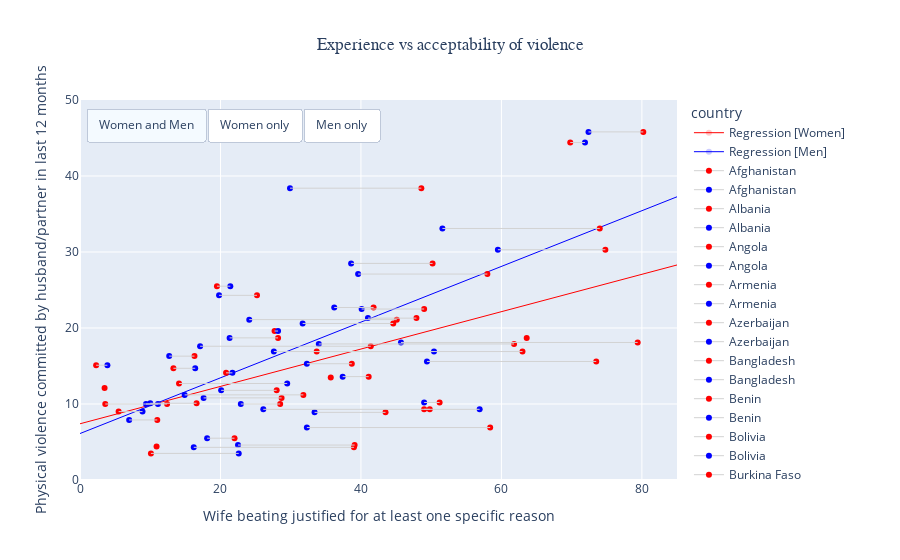

The cell this chart's notebook holds for it:
### Code cell
# Scatter plot of  xperience vs acceptability of violence
from sklearn.linear_model import LinearRegression

# Data selection
x = "Wife beating justified for at least one specific reason"
y = "Physical violence committed by husband/partner in last 12 months"
colors = ['red','blue']

# Figure layout
fig = go.Figure(layout=dict(height=600,
                           xaxis=dict( title=x),
                           yaxis=dict( title=y),
                           legend=dict( title='country'),
                           title='Experience vs acceptability of violence'))
xlim = np.array([0,85])
ylim = np.array([0,50])
trace_flag = [] # flagging info for visualization: 0 for women, 1 for men, 2 for both

# Compute and plot regression lines
model = LinearRegression()
for i, gender in enumerate([" [Women]", " [Men]"]):
    df_fit = df[[x + gender, y]].dropna()
    X = df_fit[x + gender].values.reshape(-1, 1)
    model.fit(X, df_fit[y])

    x_range = xlim
    y_range = model.predict(x_range.reshape(-1, 1))    
    fig.add_traces(go.Scatter(x=x_range, y=y_range, 
                              name='Regression' + gender, 
                              line=dict(color=colors[i],width=1),
                              marker=dict(opacity=0)),
                              )  
    trace_flag.append(i)
    
# Plot points for Women, Men and 
for i in range(df.shape[0]): # loop over countries
    fig.add_trace(go.Scatter(x=df[[x + " [Women]"]].iloc[i], 
                            y=[df[y].iloc[i]], 
                            marker=dict(color=['Red']),
                             line=dict(color='rgb(210,210,210)',width=1),
                            name=df['Country'].iloc[i],
                            ))
    trace_flag.append(0)
    
    fig.add_trace(go.Scatter(x=df[[x + " [Men]"]].iloc[i], 
                            y=[df[y].iloc[i]],
                            marker=dict(color='Blue'),
                            line=dict(color='rgb(210,210,210)',width=1),
                            name=df['Country'].iloc[i],
                            ))
    trace_flag.append(1)

# Plot a line that connects men and women for a given country    
for i in range(df.shape[0]):
    fig.add_trace(go.Scatter(x=df[[x + " [Men]", x + " [Women]"]].iloc[i], 
                      y=[df[y].iloc[i],df[y].iloc[i]],
#                              color_discrete_sequence=['red'],
                         line=dict(color='rgb(210,210,210)',width=1),
                        marker=dict(size=0,color='black',opacity=0),
                        name=df['Country'].iloc[i],
                        )) 
    trace_flag.append(2)
trace_flag = np.array(trace_flag)
    
# Update title, and axes range
fig.update_layout(title=dict(x=0.5,font=dict(family='Futura')))    
fig.update_xaxes(range=xlim)
fig.update_yaxes(range=ylim)

# GUI
fig.update_layout(
    updatemenus=[
        dict(
            type="buttons",
            direction="right",
            active=0,
            xanchor='left',
            x=0.01,
            yanchor='top',
            y=0.98,
            buttons=list([
                dict(label="Women and Men",
                     method="restyle",
                     args = [{'visible': np.ones(len(trace_flag))}],
                    ),
                dict(label="Women only",
                     method="restyle",
                     args = [{'visible': trace_flag==0}]
                    ),
                dict(label="Men only",
                     method="restyle",
                     args=[{'visible': trace_flag==1}]),
            ])
        )
    ]
)


fig.show()

### Figure 1 — Plotly figure (JSON) as saved in the notebook; plotly's stock layout.template omitted (floating-point values rounded to 4 significant figures; data arrays with more than 128 entries replaced by an {"elided": "..."} marker saying what was removed)
{"data": [{"line": {"color": "red", "width": 1}, "marker": {"opacity": 0}, "name": "Regression [Women]", "type": "scatter", "x": [0, 85], "y": [7.397, 28.29]}, {"line": {"color": "blue", "width": 1}, "marker": {"opacity": 0}, "name": "Regression [Men]", "type": "scatter", "x": [0, 85], "y": [6.113, 37.26]}, {"line": {"color": "rgb(210,210,210)", "width": 1}, "marker": {"color": ["Red"]}, "name": "Afghanistan", "type": "scatter", "x": [80.2], "y": [45.8]}, {"line": {"color": "rgb(210,210,210)", "width": 1}, "marker": {"color": "Blue"}, "name": "Afghanistan", "type": "scatter", "x": [72.4], "y": [45.8]}, {"line": {"color": "rgb(210,210,210)", "width": 1}, "marker": {"color": ["Red"]}, "name": "Albania", "type": "scatter", "x": [6.8], "y": [null]}, {"line": {"color": "rgb(210,210,210)", "width": 1}, "marker": {"color": "Blue"}, "name": "Albania", "type": "scatter", "x": [11.2], "y": [null]}, {"line": {"color": "rgb(210,210,210)", "width": 1}, "marker": {"color": ["Red"]}, "name": "Angola", "type": "scatter", "x": [25.2], "y": [24.3]}, {"line": {"color": "rgb(210,210,210)", "width": 1}, "marker": {"color": "Blue"}, "name": "Angola", "type": "scatter", "x": [19.8], "y": [24.3]}, {"line": {"color": "rgb(210,210,210)", "width": 1}, "marker": {"color": ["Red"]}, "name": "Armenia", "type": "scatter", "x": [10.1], "y": [3.5]}, {"line": {"color": "rgb(210,210,210)", "width": 1}, "marker": {"color": "Blue"}, "name": "Armenia", "type": "scatter", "x": [22.6], "y": [3.5]}, {"line": {"color": "rgb(210,210,210)", "width": 1}, "marker": {"color": ["Red"]}, "name": "Azerbaijan", "type": "scatter", "x": [49], "y": [9.3]}, {"line": {"color": "rgb(210,210,210)", "width": 1}, "marker": {"color": "Blue"}, "name": "Azerbaijan", "type": "scatter", "x": [56.9], "y": [9.3]}, {"line": {"color": "rgb(210,210,210)", "width": 1}, "marker": {"color": ["Red"]}, "name": "Bangladesh", "type": "scatter", "x": [20.1], "y": [null]}, {"line": {"color": "rgb(210,210,210)", "width": 1}, "marker": {"color": "Blue"}, "name": "Bangladesh", "type": "scatter", "x": [null], "y": [null]}, {"line": {"color": "rgb(210,210,210)", "width": 1}, "marker": {"color": ["Red"]}, "name": "Benin", "type": "scatter", "x": [31.8], "y": [11.2]}, {"line": {"color": "rgb(210,210,210)", "width": 1}, "marker": {"color": "Blue"}, "name": "Benin", "type": "scatter", "x": [14.9], "y": [11.2]}, {"line": {"color": "rgb(210,210,210)", "width": 1}, "marker": {"color": ["Red"]}, "name": "Bolivia", "type": "scatter", "x": [16.1], "y": [null]}, {"line": {"color": "rgb(210,210,210)", "width": 1}, "marker": {"color": "Blue"}, "name": "Bolivia", "type": "scatter", "x": [null], "y": [null]}, {"line": {"color": "rgb(210,210,210)", "width": 1}, "marker": {"color": ["Red"]}, "name": "Burkina Faso", "type": "scatter", "x": [43.5], "y": [8.9]}, {"line": {"color": "rgb(210,210,210)", "width": 1}, "marker": {"color": "Blue"}, "name": "Burkina Faso", "type": "scatter", "x": [33.4], "y": [8.9]}, {"line": {"color": "rgb(210,210,210)", "width": 1}, "marker": {"color": ["Red"]}, "name": "Burundi", "type": "scatter", "x": [61.8], "y": [17.9]}, {"line": {"color": "rgb(210,210,210)", "width": 1}, "marker": {"color": "Blue"}, "name": "Burundi", "type": "scatter", "x": [34], "y": [17.9]}, {"line": {"color": "rgb(210,210,210)", "width": 1}, "marker": {"color": ["Red"]}, "name": "Cambodia", "type": "scatter", "x": [49.8], "y": [9.3]}, {"line": {"color": "rgb(210,210,210)", "width": 1}, "marker": {"color": "Blue"}, "name": "Cambodia", "type": "scatter", "x": [26.1], "y": [9.3]}, {"line": {"color": "rgb(210,210,210)", "width": 1}, "marker": {"color": ["Red"]}, "name": "Cameroon", "type": "scatter", "x": [27.7], "y": [19.6]}, {"line": {"color": "rgb(210,210,210)", "width": 1}, "marker": {"color": "Blue"}, "name": "Cameroon", "type": "scatter", "x": [28.2], "y": [19.6]}, {"line": {"color": "rgb(210,210,210)", "width": 1}, "marker": {"color": ["Red"]}, "name": "Chad", "type": "scatter", "x": [73.5], "y": [15.6]}, {"line": {"color": "rgb(210,210,210)", "width": 1}, "marker": {"color": "Blue"}, "name": "Chad", "type": "scatter", "x": [49.4], "y": [15.6]}, {"line": {"color": "rgb(210,210,210)", "width": 1}, "marker": {"color": ["Red"]}, "name": "Colombia", "type": "scatter", "x": [3.1], "y": [null]}, {"line": {"color": "rgb(210,210,210)", "width": 1}, "marker": {"color": "Blue"}, "name": "Colombia", "type": "scatter", "x": [4.3], "y": [null]}, {"line": {"color": "rgb(210,210,210)", "width": 1}, "marker": {"color": ["Red"]}, "name": "Comoros", "type": "scatter", "x": [39], "y": [4.3]}, {"line": {"color": "rgb(210,210,210)", "width": 1}, "marker": {"color": "Blue"}, "name": "Comoros", "type": "scatter", "x": [16.2], "y": [4.3]}, {"line": {"color": "rgb(210,210,210)", "width": 1}, "marker": {"color": ["Red"]}, "name": "Congo", "type": "scatter", "x": [60.7], "y": [null]}, {"line": {"color": "rgb(210,210,210)", "width": 1}, "marker": {"color": "Blue"}, "name": "Congo", "type": "scatter", "x": [41.5], "y": [null]}, {"line": {"color": "rgb(210,210,210)", "width": 1}, "marker": {"color": ["Red"]}, "name": "Congo Democratic Republic", "type": "scatter", "x": [74.8], "y": [30.3]}, {"line": {"color": "rgb(210,210,210)", "width": 1}, "marker": {"color": "Blue"}, "name": "Congo Democratic Republic", "type": "scatter", "x": [59.5], "y": [30.3]}, {"line": {"color": "rgb(210,210,210)", "width": 1}, "marker": {"color": ["Red"]}, "name": "Cote d'Ivoire", "type": "scatter", "x": [47.9], "y": [21.3]}, {"line": {"color": "rgb(210,210,210)", "width": 1}, "marker": {"color": "Blue"}, "name": "Cote d'Ivoire", "type": "scatter", "x": [41], "y": [21.3]}, {"line": {"color": "rgb(210,210,210)", "width": 1}, "marker": {"color": ["Red"]}, "name": "Dominican Republic", "type": "scatter", "x": [2.3], "y": [15.1]}, {"line": {"color": "rgb(210,210,210)", "width": 1}, "marker": {"color": "Blue"}, "name": "Dominican Republic", "type": "scatter", "x": [3.9], "y": [15.1]}, {"line": {"color": "rgb(210,210,210)", "width": 1}, "marker": {"color": ["Red"]}, "name": "Egypt", "type": "scatter", "x": [35.7], "y": [13.5]}, {"line": {"color": "rgb(210,210,210)", "width": 1}, "marker": {"color": "Blue"}, "name": "Egypt", "type": "scatter", "x": [null], "y": [13.5]}, {"line": {"color": "rgb(210,210,210)", "width": 1}, "marker": {"color": ["Red"]}, "name": "Eritrea", "type": "scatter", "x": [70.7], "y": [null]}, {"line": {"color": "rgb(210,210,210)", "width": 1}, "marker": {"color": "Blue"}, "name": "Eritrea", "type": "scatter", "x": [null], "y": [null]}, {"line": {"color": "rgb(210,210,210)", "width": 1}, "marker": {"color": ["Red"]}, "name": "Eswatini", "type": "scatter", "x": [23.2], "y": [null]}, {"line": {"color": "rgb(210,210,210)", "width": 1}, "marker": {"color": "Blue"}, "name": "Eswatini", "type": "scatter", "x": [31.3], "y": [null]}, {"line": {"color": "rgb(210,210,210)", "width": 1}, "marker": {"color": ["Red"]}, "name": "Ethiopia", "type": "scatter", "x": [63], "y": [16.9]}, {"line": {"color": "rgb(210,210,210)", "width": 1}, "marker": {"color": "Blue"}, "name": "Ethiopia", "type": "scatter", "x": [27.6], "y": [16.9]}, {"line": {"color": "rgb(210,210,210)", "width": 1}, "marker": {"color": ["Red"]}, "name": "Gabon", "type": "scatter", "x": [50.2], "y": [28.5]}, {"line": {"color": "rgb(210,210,210)", "width": 1}, "marker": {"color": "Blue"}, "name": "Gabon", "type": "scatter", "x": [38.6], "y": [28.5]}, {"line": {"color": "rgb(210,210,210)", "width": 1}, "marker": {"color": ["Red"]}, "name": "Gambia", "type": "scatter", "x": [58.4], "y": [6.9]}, {"line": {"color": "rgb(210,210,210)", "width": 1}, "marker": {"color": "Blue"}, "name": "Gambia", "type": "scatter", "x": [32.3], "y": [6.9]}, {"line": {"color": "rgb(210,210,210)", "width": 1}, "marker": {"color": ["Red"]}, "name": "Ghana", "type": "scatter", "x": [28.3], "y": [null]}, {"line": {"color": "rgb(210,210,210)", "width": 1}, "marker": {"color": "Blue"}, "name": "Ghana", "type": "scatter", "x": [12.5], "y": [null]}, {"line": {"color": "rgb(210,210,210)", "width": 1}, "marker": {"color": ["Red"]}, "name": "Guatemala", "type": "scatter", "x": [11], "y": [7.9]}, {"line": {"color": "rgb(210,210,210)", "width": 1}, "marker": {"color": "Blue"}, "name": "Guatemala", "type": "scatter", "x": [7], "y": [7.9]}, {"line": {"color": "rgb(210,210,210)", "width": 1}, "marker": {"color": ["Red"]}, "name": "Guinea", "type": "scatter", "x": [67.2], "y": [null]}, {"line": {"color": "rgb(210,210,210)", "width": 1}, "marker": {"color": "Blue"}, "name": "Guinea", "type": "scatter", "x": [54.7], "y": [null]}, {"line": {"color": "rgb(210,210,210)", "width": 1}, "marker": {"color": ["Red"]}, "name": "Guyana", "type": "scatter", "x": [16.3], "y": [null]}, {"line": {"color": "rgb(210,210,210)", "width": 1}, "marker": {"color": "Blue"}, "name": "Guyana", "type": "scatter", "x": [19.3], "y": [null]}, {"line": {"color": "rgb(210,210,210)", "width": 1}, "marker": {"color": ["Red"]}, "name": "Haiti", "type": "scatter", "x": [16.6], "y": [10.1]}, {"line": {"color": "rgb(210,210,210)", "width": 1}, "marker": {"color": "Blue"}, "name": "Haiti", "type": "scatter", "x": [10], "y": [10.1]}, {"line": {"color": "rgb(210,210,210)", "width": 1}, "marker": {"color": ["Red"]}, "name": "Honduras", "type": "scatter", "x": [12.4], "y": [10]}, {"line": {"color": "rgb(210,210,210)", "width": 1}, "marker": {"color": "Blue"}, "name": "Honduras", "type": "scatter", "x": [9.4], "y": [10]}, {"line": {"color": "rgb(210,210,210)", "width": 1}, "marker": {"color": ["Red"]}, "name": "India", "type": "scatter", "x": [44.6], "y": [20.6]}, {"line": {"color": "rgb(210,210,210)", "width": 1}, "marker": {"color": "Blue"}, "name": "India", "type": "scatter", "x": [31.7], "y": [20.6]}, {"line": {"color": "rgb(210,210,210)", "width": 1}, "marker": {"color": ["Red"]}, "name": "Indonesia", "type": "scatter", "x": [32], "y": [null]}, {"line": {"color": "rgb(210,210,210)", "width": 1}, "marker": {"color": "Blue"}, "name": "Indonesia", "type": "scatter", "x": [null], "y": [null]}, {"line": {"color": "rgb(210,210,210)", "width": 1}, "marker": {"color": ["Red"]}, "name": "Jordan", "type": "scatter", "x": [14.1], "y": [12.7]}, {"line": {"color": "rgb(210,210,210)", "width": 1}, "marker": {"color": "Blue"}, "name": "Jordan", "type": "scatter", "x": [29.5], "y": [12.7]}, {"line": {"color": "rgb(210,210,210)", "width": 1}, "marker": {"color": ["Red"]}, "name": "Kenya", "type": "scatter", "x": [41.8], "y": [22.7]}, {"line": {"color": "rgb(210,210,210)", "width": 1}, "marker": {"color": "Blue"}, "name": "Kenya", "type": "scatter", "x": [36.2], "y": [22.7]}, {"line": {"color": "rgb(210,210,210)", "width": 1}, "marker": {"color": ["Red"]}, "name": "Kyrgyz Republic", "type": "scatter", "x": [33.7], "y": [16.9]}, {"line": {"color": "rgb(210,210,210)", "width": 1}, "marker": {"color": "Blue"}, "name": "Kyrgyz Republic", "type": "scatter", "x": [50.4], "y": [16.9]}, {"line": {"color": "rgb(210,210,210)", "width": 1}, "marker": {"color": ["Red"]}, "name": "Lesotho", "type": "scatter", "x": [33.3], "y": [null]}, {"line": {"color": "rgb(210,210,210)", "width": 1}, "marker": {"color": "Blue"}, "name": "Lesotho", "type": "scatter", "x": [38.8], "y": [null]}, {"line": {"color": "rgb(210,210,210)", "width": 1}, "marker": {"color": ["Red"]}, "name": "Liberia", "type": "scatter", "x": [42.5], "y": [null]}, {"line": {"color": "rgb(210,210,210)", "width": 1}, "marker": {"color": "Blue"}, "name": "Liberia", "type": "scatter", "x": [24.2], "y": [null]}, {"line": {"color": "rgb(210,210,210)", "width": 1}, "marker": {"color": ["Red"]}, "name": "Madagascar", "type": "scatter", "x": [32.3], "y": [null]}, {"line": {"color": "rgb(210,210,210)", "width": 1}, "marker": {"color": "Blue"}, "name": "Madagascar", "type": "scatter", "x": [29.1], "y": [null]}, {"line": {"color": "rgb(210,210,210)", "width": 1}, "marker": {"color": ["Red"]}, "name": "Malawi", "type": "scatter", "x": [16.3], "y": [16.3]}, {"line": {"color": "rgb(210,210,210)", "width": 1}, "marker": {"color": "Blue"}, "name": "Malawi", "type": "scatter", "x": [12.7], "y": [16.3]}, {"line": {"color": "rgb(210,210,210)", "width": 1}, "marker": {"color": ["Red"]}, "name": "Maldives", "type": "scatter", "x": [22], "y": [5.5]}, {"line": {"color": "rgb(210,210,210)", "width": 1}, "marker": {"color": "Blue"}, "name": "Maldives", "type": "scatter", "x": [18.1], "y": [5.5]}, {"line": {"color": "rgb(210,210,210)", "width": 1}, "marker": {"color": ["Red"]}, "name": "Mali", "type": "scatter", "x": [79.4], "y": [18.1]}, {"line": {"color": "rgb(210,210,210)", "width": 1}, "marker": {"color": "Blue"}, "name": "Mali", "type": "scatter", "x": [45.7], "y": [18.1]}, {"line": {"color": "rgb(210,210,210)", "width": 1}, "marker": {"color": ["Red"]}, "name": "Moldova", "type": "scatter", "x": [20.8], "y": [14.1]}, {"line": {"color": "rgb(210,210,210)", "width": 1}, "marker": {"color": "Blue"}, "name": "Moldova", "type": "scatter", "x": [21.7], "y": [14.1]}, {"line": {"color": "rgb(210,210,210)", "width": 1}, "marker": {"color": ["Red"]}, "name": "Morocco", "type": "scatter", "x": [63.9], "y": [null]}, {"line": {"color": "rgb(210,210,210)", "width": 1}, "marker": {"color": "Blue"}, "name": "Morocco", "type": "scatter", "x": [null], "y": [null]}, {"line": {"color": "rgb(210,210,210)", "width": 1}, "marker": {"color": ["Red"]}, "name": "Mozambique", "type": "scatter", "x": [13.3], "y": [14.7]}, {"line": {"color": "rgb(210,210,210)", "width": 1}, "marker": {"color": "Blue"}, "name": "Mozambique", "type": "scatter", "x": [16.4], "y": [14.7]}, {"line": {"color": "rgb(210,210,210)", "width": 1}, "marker": {"color": ["Red"]}, "name": "Myanmar", "type": "scatter", "x": [51.2], "y": [10.2]}, {"line": {"color": "rgb(210,210,210)", "width": 1}, "marker": {"color": "Blue"}, "name": "Myanmar", "type": "scatter", "x": [49], "y": [10.2]}, {"line": {"color": "rgb(210,210,210)", "width": 1}, "marker": {"color": ["Red"]}, "name": "Namibia", "type": "scatter", "x": [28.2], "y": [18.7]}, {"line": {"color": "rgb(210,210,210)", "width": 1}, "marker": {"color": "Blue"}, "name": "Namibia", "type": "scatter", "x": [21.3], "y": [18.7]}, {"line": {"color": "rgb(210,210,210)", "width": 1}, "marker": {"color": ["Red"]}, "name": "Nepal", "type": "scatter", "x": [28.5], "y": [10]}, {"line": {"color": "rgb(210,210,210)", "width": 1}, "marker": {"color": "Blue"}, "name": "Nepal", "type": "scatter", "x": [22.9], "y": [10]}, {"line": {"color": "rgb(210,210,210)", "width": 1}, "marker": {"color": ["Red"]}, "name": "Nicaragua", "type": "scatter", "x": [12.5], "y": [null]}, {"line": {"color": "rgb(210,210,210)", "width": 1}, "marker": {"color": "Blue"}, "name": "Nicaragua", "type": "scatter", "x": [null], "y": [null]}, {"line": {"color": "rgb(210,210,210)", "width": 1}, "marker": {"color": ["Red"]}, "name": "Niger", "type": "scatter", "x": [59.6], "y": [null]}, {"line": {"color": "rgb(210,210,210)", "width": 1}, "marker": {"color": "Blue"}, "name": "Niger", "type": "scatter", "x": [26], "y": [null]}, {"line": {"color": "rgb(210,210,210)", "width": 1}, "marker": {"color": ["Red"]}, "name": "Nigeria", "type": "scatter", "x": [28], "y": [11.8]}, {"line": {"color": "rgb(210,210,210)", "width": 1}, "marker": {"color": "Blue"}, "name": "Nigeria", "type": "scatter", "x": [20.1], "y": [11.8]}, {"line": {"color": "rgb(210,210,210)", "width": 1}, "marker": {"color": ["Red"]}, "name": "Pakistan", "type": "scatter", "x": [41.1], "y": [13.6]}, {"line": {"color": "rgb(210,210,210)", "width": 1}, "marker": {"color": "Blue"}, "name": "Pakistan", "type": "scatter", "x": [37.4], "y": [13.6]}, {"line": {"color": "rgb(210,210,210)", "width": 1}, "marker": {"color": ["Red"]}, "name": "Papua New Guinea", "type": "scatter", "x": [69.8], "y": [44.4]}, {"line": {"color": "rgb(210,210,210)", "width": 1}, "marker": {"color": "Blue"}, "name": "Papua New Guinea", "type": "scatter", "x": [71.9], "y": [44.4]}, {"line": {"color": "rgb(210,210,210)", "width": 1}, "marker": {"color": ["Red"]}, "name": "Peru", "type": "scatter", "x": [3.5], "y": [12.1]}, {"line": {"color": "rgb(210,210,210)", "width": 1}, "marker": {"color": "Blue"}, "name": "Peru", "type": "scatter", "x": [null], "y": [12.1]}, {"line": {"color": "rgb(210,210,210)", "width": 1}, "marker": {"color": ["Red"]}, "name": "Philippines", "type": "scatter", "x": [10.9], "y": [4.4]}, {"line": {"color": "rgb(210,210,210)", "width": 1}, "marker": {"color": "Blue"}, "name": "Philippines", "type": "scatter", "x": [null], "y": [4.4]}, {"line": {"color": "rgb(210,210,210)", "width": 1}, "marker": {"color": ["Red"]}, "name": "Rwanda", "type": "scatter", "x": [41.4], "y": [17.6]}, {"line": {"color": "rgb(210,210,210)", "width": 1}, "marker": {"color": "Blue"}, "name": "Rwanda", "type": "scatter", "x": [17.1], "y": [17.6]}, {"line": {"color": "rgb(210,210,210)", "width": 1}, "marker": {"color": ["Red"]}, "name": "Sao Tome and Principe", "type": "scatter", "x": [19.5], "y": [25.5]}, {"line": {"color": "rgb(210,210,210)", "width": 1}, "marker": {"color": "Blue"}, "name": "Sao Tome and Principe", "type": "scatter", "x": [21.4], "y": [25.5]}, {"line": {"color": "rgb(210,210,210)", "width": 1}, "marker": {"color": ["Red"]}, "name": "Senegal", "type": "scatter", "x": [39.1], "y": [4.6]}, {"line": {"color": "rgb(210,210,210)", "width": 1}, "marker": {"color": "Blue"}, "name": "Senegal", "type": "scatter", "x": [22.5], "y": [4.6]}, {"line": {"color": "rgb(210,210,210)", "width": 1}, "marker": {"color": ["Red"]}, "name": "Sierra Leone", "type": "scatter", "x": [48.6], "y": [38.4]}, {"line": {"color": "rgb(210,210,210)", "width": 1}, "marker": {"color": "Blue"}, "name": "Sierra Leone", "type": "scatter", "x": [29.9], "y": [38.4]}, {"line": {"color": "rgb(210,210,210)", "width": 1}, "marker": {"color": ["Red"]}, "name": "South Africa", "type": "scatter", "x": [5.5], "y": [9]}, {"line": {"color": "rgb(210,210,210)", "width": 1}, "marker": {"color": "Blue"}, "name": "South Africa", "type": "scatter", "x": [8.9], "y": [9]}, {"line": {"color": "rgb(210,210,210)", "width": 1}, "marker": {"color": ["Red"]}, "name": "Tajikistan", "type": "scatter", "x": [63.6], "y": [18.7]}, {"line": {"color": "rgb(210,210,210)", "width": 1}, "marker": {"color": "Blue"}, "name": "Tajikistan", "type": "scatter", "x": [null], "y": [18.7]}, {"line": {"color": "rgb(210,210,210)", "width": 1}, "marker": {"color": ["Red"]}, "name": "Tanzania", "type": "scatter", "x": [58], "y": [27.1]}, {"line": {"color": "rgb(210,210,210)", "width": 1}, "marker": {"color": "Blue"}, "name": "Tanzania", "type": "scatter", "x": [39.6], "y": [27.1]}, {"line": {"color": "rgb(210,210,210)", "width": 1}, "marker": {"color": ["Red"]}, "name": "Timor-Leste", "type": "scatter", "x": [74], "y": [33.1]}, {"line": {"color": "rgb(210,210,210)", "width": 1}, "marker": {"color": "Blue"}, "name": "Timor-Leste", "type": "scatter", "x": [51.6], "y": [33.1]}, {"line": {"color": "rgb(210,210,210)", "width": 1}, "marker": {"color": ["Red"]}, "name": "Togo", "type": "scatter", "x": [28.7], "y": [10.8]}, {"line": {"color": "rgb(210,210,210)", "width": 1}, "marker": {"color": "Blue"}, "name": "Togo", "type": "scatter", "x": [17.6], "y": [10.8]}, {"line": {"color": "rgb(210,210,210)", "width": 1}, "marker": {"color": ["Red"]}, "name": "Turkey", "type": "scatter", "x": [13.3], "y": [null]}, {"line": {"color": "rgb(210,210,210)", "width": 1}, "marker": {"color": "Blue"}, "name": "Turkey", "type": "scatter", "x": [null], "y": [null]}, {"line": {"color": "rgb(210,210,210)", "width": 1}, "marker": {"color": ["Red"]}, "name": "Turkmenistan", "type": "scatter", "x": [51.7], "y": [null]}, {"line": {"color": "rgb(210,210,210)", "width": 1}, "marker": {"color": "Blue"}, "name": "Turkmenistan", "type": "scatter", "x": [null], "y": [null]}, {"line": {"color": "rgb(210,210,210)", "width": 1}, "marker": {"color": ["Red"]}, "name": "Uganda", "type": "scatter", "x": [49], "y": [22.5]}, {"line": {"color": "rgb(210,210,210)", "width": 1}, "marker": {"color": "Blue"}, "name": "Uganda", "type": "scatter", "x": [40.1], "y": [22.5]}, {"line": {"color": "rgb(210,210,210)", "width": 1}, "marker": {"color": ["Red"]}, "name": "Ukraine", "type": "scatter", "x": [3.6], "y": [10]}, {"line": {"color": "rgb(210,210,210)", "width": 1}, "marker": {"color": "Blue"}, "name": "Ukraine", "type": "scatter", "x": [11.1], "y": [10]}, {"line": {"color": "rgb(210,210,210)", "width": 1}, "marker": {"color": ["Red"]}, "name": "Yemen", "type": "scatter", "x": [48.7], "y": [null]}, {"line": {"color": "rgb(210,210,210)", "width": 1}, "marker": {"color": "Blue"}, "name": "Yemen", "type": "scatter", "x": [null], "y": [null]}, {"line": {"color": "rgb(210,210,210)", "width": 1}, "marker": {"color": ["Red"]}, "name": "Zambia", "type": "scatter", "x": [45.1], "y": [21.1]}, {"line": {"color": "rgb(210,210,210)", "width": 1}, "marker": {"color": "Blue"}, "name": "Zambia", "type": "scatter", "x": [24.1], "y": [21.1]}, {"line": {"color": "rgb(210,210,210)", "width": 1}, "marker": {"color": ["Red"]}, "name": "Zimbabwe", "type": "scatter", "x": [38.7], "y": [15.3]}, {"line": {"color": "rgb(210,210,210)", "width": 1}, "marker": {"color": "Blue"}, "name": "Zimbabwe", "type": "scatter", "x": [32.3], "y": [15.3]}, {"line": {"color": "rgb(210,210,210)", "width": 1}, "marker": {"color": "black", "opacity": 0, "size": 0}, "name": "Afghanistan", "type": "scatter", "x": [72.4, 80.2], "y": [45.8, 45.8]}, {"line": {"color": "rgb(210,210,210)", "width": 1}, "marker": {"color": "black", "opacity": 0, "size": 0}, "name": "Albania", "type": "scatter", "x": [11.2, 6.8], "y": [null, null]}, {"line": {"color": "rgb(210,210,210)", "width": 1}, "marker": {"color": "black", "opacity": 0, "size": 0}, "name": "Angola", "type": "scatter", "x": [19.8, 25.2], "y": [24.3, 24.3]}, {"line": {"color": "rgb(210,210,210)", "width": 1}, "marker": {"color": "black", "opacity": 0, "size": 0}, "name": "Armenia", "type": "scatter", "x": [22.6, 10.1], "y": [3.5, 3.5]}, {"line": {"color": "rgb(210,210,210)", "width": 1}, "marker": {"color": "black", "opacity": 0, "size": 0}, "name": "Azerbaijan", "type": "scatter", "x": [56.9, 49], "y": [9.3, 9.3]}, {"line": {"color": "rgb(210,210,210)", "width": 1}, "marker": {"color": "black", "opacity": 0, "size": 0}, "name": "Bangladesh", "type": "scatter", "x": [null, 20.1], "y": [null, null]}, {"line": {"color": "rgb(210,210,210)", "width": 1}, "marker": {"color": "black", "opacity": 0, "size": 0}, "name": "Benin", "type": "scatter", "x": [14.9, 31.8], "y": [11.2, 11.2]}, {"line": {"color": "rgb(210,210,210)", "width": 1}, "marker": {"color": "black", "opacity": 0, "size": 0}, "name": "Bolivia", "type": "scatter", "x": [null, 16.1], "y": [null, null]}, {"line": {"color": "rgb(210,210,210)", "width": 1}, "marker": {"color": "black", "opacity": 0, "size": 0}, "name": "Burkina Faso", "type": "scatter", "x": [33.4, 43.5], "y": [8.9, 8.9]}, {"line": {"color": "rgb(210,210,210)", "width": 1}, "marker": {"color": "black", "opacity": 0, "size": 0}, "name": "Burundi", "type": "scatter", "x": [34, 61.8], "y": [17.9, 17.9]}, {"line": {"color": "rgb(210,210,210)", "width": 1}, "marker": {"color": "black", "opacity": 0, "size": 0}, "name": "Cambodia", "type": "scatter", "x": [26.1, 49.8], "y": [9.3, 9.3]}, {"line": {"color": "rgb(210,210,210)", "width": 1}, "marker": {"color": "black", "opacity": 0, "size": 0}, "name": "Cameroon", "type": "scatter", "x": [28.2, 27.7], "y": [19.6, 19.6]}, {"line": {"color": "rgb(210,210,210)", "width": 1}, "marker": {"color": "black", "opacity": 0, "size": 0}, "name": "Chad", "type": "scatter", "x": [49.4, 73.5], "y": [15.6, 15.6]}, {"line": {"color": "rgb(210,210,210)", "width": 1}, "marker": {"color": "black", "opacity": 0, "size": 0}, "name": "Colombia", "type": "scatter", "x": [4.3, 3.1], "y": [null, null]}, {"line": {"color": "rgb(210,210,210)", "width": 1}, "marker": {"color": "black", "opacity": 0, "size": 0}, "name": "Comoros", "type": "scatter", "x": [16.2, 39], "y": [4.3, 4.3]}, {"line": {"color": "rgb(210,210,210)", "width": 1}, "marker": {"color": "black", "opacity": 0, "size": 0}, "name": "Congo", "type": "scatter", "x": [41.5, 60.7], "y": [null, null]}, {"line": {"color": "rgb(210,210,210)", "width": 1}, "marker": {"color": "black", "opacity": 0, "size": 0}, "name": "Congo Democratic Republic", "type": "scatter", "x": [59.5, 74.8], "y": [30.3, 30.3]}, {"line": {"color": "rgb(210,210,210)", "width": 1}, "marker": {"color": "black", "opacity": 0, "size": 0}, "name": "Cote d'Ivoire", "type": "scatter", "x": [41, 47.9], "y": [21.3, 21.3]}, {"line": {"color": "rgb(210,210,210)", "width": 1}, "marker": {"color": "black", "opacity": 0, "size": 0}, "name": "Dominican Republic", "type": "scatter", "x": [3.9, 2.3], "y": [15.1, 15.1]}, {"line": {"color": "rgb(210,210,210)", "width": 1}, "marker": {"color": "black", "opacity": 0, "size": 0}, "name": "Egypt", "type": "scatter", "x": [null, 35.7], "y": [13.5, 13.5]}, {"line": {"color": "rgb(210,210,210)", "width": 1}, "marker": {"color": "black", "opacity": 0, "size": 0}, "name": "Eritrea", "type": "scatter", "x": [null, 70.7], "y": [null, null]}, {"line": {"color": "rgb(210,210,210)", "width": 1}, "marker": {"color": "black", "opacity": 0, "size": 0}, "name": "Eswatini", "type": "scatter", "x": [31.3, 23.2], "y": [null, null]}, {"line": {"color": "rgb(210,210,210)", "width": 1}, "marker": {"color": "black", "opacity": 0, "size": 0}, "name": "Ethiopia", "type": "scatter", "x": [27.6, 63], "y": [16.9, 16.9]}, {"line": {"color": "rgb(210,210,210)", "width": 1}, "marker": {"color": "black", "opacity": 0, "size": 0}, "name": "Gabon", "type": "scatter", "x": [38.6, 50.2], "y": [28.5, 28.5]}, {"line": {"color": "rgb(210,210,210)", "width": 1}, "marker": {"color": "black", "opacity": 0, "size": 0}, "name": "Gambia", "type": "scatter", "x": [32.3, 58.4], "y": [6.9, 6.9]}, {"line": {"color": "rgb(210,210,210)", "width": 1}, "marker": {"color": "black", "opacity": 0, "size": 0}, "name": "Ghana", "type": "scatter", "x": [12.5, 28.3], "y": [null, null]}, {"line": {"color": "rgb(210,210,210)", "width": 1}, "marker": {"color": "black", "opacity": 0, "size": 0}, "name": "Guatemala", "type": "scatter", "x": [7, 11], "y": [7.9, 7.9]}, {"line": {"color": "rgb(210,210,210)", "width": 1}, "marker": {"color": "black", "opacity": 0, "size": 0}, "name": "Guinea", "type": "scatter", "x": [54.7, 67.2], "y": [null, null]}, {"line": {"color": "rgb(210,210,210)", "width": 1}, "marker": {"color": "black", "opacity": 0, "size": 0}, "name": "Guyana", "type": "scatter", "x": [19.3, 16.3], "y": [null, null]}, {"line": {"color": "rgb(210,210,210)", "width": 1}, "marker": {"color": "black", "opacity": 0, "size": 0}, "name": "Haiti", "type": "scatter", "x": [10, 16.6], "y": [10.1, 10.1]}, {"line": {"color": "rgb(210,210,210)", "width": 1}, "marker": {"color": "black", "opacity": 0, "size": 0}, "name": "Honduras", "type": "scatter", "x": [9.4, 12.4], "y": [10, 10]}, {"line": {"color": "rgb(210,210,210)", "width": 1}, "marker": {"color": "black", "opacity": 0, "size": 0}, "name": "India", "type": "scatter", "x": [31.7, 44.6], "y": [20.6, 20.6]}, {"line": {"color": "rgb(210,210,210)", "width": 1}, "marker": {"color": "black", "opacity": 0, "size": 0}, "name": "Indonesia", "type": "scatter", "x": [null, 32], "y": [null, null]}, {"line": {"color": "rgb(210,210,210)", "width": 1}, "marker": {"color": "black", "opacity": 0, "size": 0}, "name": "Jordan", "type": "scatter", "x": [29.5, 14.1], "y": [12.7, 12.7]}, {"line": {"color": "rgb(210,210,210)", "width": 1}, "marker": {"color": "black", "opacity": 0, "size": 0}, "name": "Kenya", "type": "scatter", "x": [36.2, 41.8], "y": [22.7, 22.7]}, {"line": {"color": "rgb(210,210,210)", "width": 1}, "marker": {"color": "black", "opacity": 0, "size": 0}, "name": "Kyrgyz Republic", "type": "scatter", "x": [50.4, 33.7], "y": [16.9, 16.9]}, {"line": {"color": "rgb(210,210,210)", "width": 1}, "marker": {"color": "black", "opacity": 0, "size": 0}, "name": "Lesotho", "type": "scatter", "x": [38.8, 33.3], "y": [null, null]}, {"line": {"color": "rgb(210,210,210)", "width": 1}, "marker": {"color": "black", "opacity": 0, "size": 0}, "name": "Liberia", "type": "scatter", "x": [24.2, 42.5], "y": [null, null]}, {"line": {"color": "rgb(210,210,210)", "width": 1}, "marker": {"color": "black", "opacity": 0, "size": 0}, "name": "Madagascar", "type": "scatter", "x": [29.1, 32.3], "y": [null, null]}, {"line": {"color": "rgb(210,210,210)", "width": 1}, "marker": {"color": "black", "opacity": 0, "size": 0}, "name": "Malawi", "type": "scatter", "x": [12.7, 16.3], "y": [16.3, 16.3]}, {"line": {"color": "rgb(210,210,210)", "width": 1}, "marker": {"color": "black", "opacity": 0, "size": 0}, "name": "Maldives", "type": "scatter", "x": [18.1, 22], "y": [5.5, 5.5]}, {"line": {"color": "rgb(210,210,210)", "width": 1}, "marker": {"color": "black", "opacity": 0, "size": 0}, "name": "Mali", "type": "scatter", "x": [45.7, 79.4], "y": [18.1, 18.1]}, {"line": {"color": "rgb(210,210,210)", "width": 1}, "marker": {"color": "black", "opacity": 0, "size": 0}, "name": "Moldova", "type": "scatter", "x": [21.7, 20.8], "y": [14.1, 14.1]}, {"line": {"color": "rgb(210,210,210)", "width": 1}, "marker": {"color": "black", "opacity": 0, "size": 0}, "name": "Morocco", "type": "scatter", "x": [null, 63.9], "y": [null, null]}, {"line": {"color": "rgb(210,210,210)", "width": 1}, "marker": {"color": "black", "opacity": 0, "size": 0}, "name": "Mozambique", "type": "scatter", "x": [16.4, 13.3], "y": [14.7, 14.7]}, {"line": {"color": "rgb(210,210,210)", "width": 1}, "marker": {"color": "black", "opacity": 0, "size": 0}, "name": "Myanmar", "type": "scatter", "x": [49, 51.2], "y": [10.2, 10.2]}, {"line": {"color": "rgb(210,210,210)", "width": 1}, "marker": {"color": "black", "opacity": 0, "size": 0}, "name": "Namibia", "type": "scatter", "x": [21.3, 28.2], "y": [18.7, 18.7]}, {"line": {"color": "rgb(210,210,210)", "width": 1}, "marker": {"color": "black", "opacity": 0, "size": 0}, "name": "Nepal", "type": "scatter", "x": [22.9, 28.5], "y": [10, 10]}, {"line": {"color": "rgb(210,210,210)", "width": 1}, "marker": {"color": "black", "opacity": 0, "size": 0}, "name": "Nicaragua", "type": "scatter", "x": [null, 12.5], "y": [null, null]}, {"line": {"color": "rgb(210,210,210)", "width": 1}, "marker": {"color": "black", "opacity": 0, "size": 0}, "name": "Niger", "type": "scatter", "x": [26, 59.6], "y": [null, null]}, {"line": {"color": "rgb(210,210,210)", "width": 1}, "marker": {"color": "black", "opacity": 0, "size": 0}, "name": "Nigeria", "type": "scatter", "x": [20.1, 28], "y": [11.8, 11.8]}, {"line": {"color": "rgb(210,210,210)", "width": 1}, "marker": {"color": "black", "opacity": 0, "size": 0}, "name": "Pakistan", "type": "scatter", "x": [37.4, 41.1], "y": [13.6, 13.6]}, {"line": {"color": "rgb(210,210,210)", "width": 1}, "marker": {"color": "black", "opacity": 0, "size": 0}, "name": "Papua New Guinea", "type": "scatter", "x": [71.9, 69.8], "y": [44.4, 44.4]}, {"line": {"color": "rgb(210,210,210)", "width": 1}, "marker": {"color": "black", "opacity": 0, "size": 0}, "name": "Peru", "type": "scatter", "x": [null, 3.5], "y": [12.1, 12.1]}, {"line": {"color": "rgb(210,210,210)", "width": 1}, "marker": {"color": "black", "opacity": 0, "size": 0}, "name": "Philippines", "type": "scatter", "x": [null, 10.9], "y": [4.4, 4.4]}, {"line": {"color": "rgb(210,210,210)", "width": 1}, "marker": {"color": "black", "opacity": 0, "size": 0}, "name": "Rwanda", "type": "scatter", "x": [17.1, 41.4], "y": [17.6, 17.6]}, {"line": {"color": "rgb(210,210,210)", "width": 1}, "marker": {"color": "black", "opacity": 0, "size": 0}, "name": "Sao Tome and Principe", "type": "scatter", "x": [21.4, 19.5], "y": [25.5, 25.5]}, {"line": {"color": "rgb(210,210,210)", "width": 1}, "marker": {"color": "black", "opacity": 0, "size": 0}, "name": "Senegal", "type": "scatter", "x": [22.5, 39.1], "y": [4.6, 4.6]}, {"line": {"color": "rgb(210,210,210)", "width": 1}, "marker": {"color": "black", "opacity": 0, "size": 0}, "name": "Sierra Leone", "type": "scatter", "x": [29.9, 48.6], "y": [38.4, 38.4]}, {"line": {"color": "rgb(210,210,210)", "width": 1}, "marker": {"color": "black", "opacity": 0, "size": 0}, "name": "South Africa", "type": "scatter", "x": [8.9, 5.5], "y": [9, 9]}, {"line": {"color": "rgb(210,210,210)", "width": 1}, "marker": {"color": "black", "opacity": 0, "size": 0}, "name": "Tajikistan", "type": "scatter", "x": [null, 63.6], "y": [18.7, 18.7]}, {"line": {"color": "rgb(210,210,210)", "width": 1}, "marker": {"color": "black", "opacity": 0, "size": 0}, "name": "Tanzania", "type": "scatter", "x": [39.6, 58], "y": [27.1, 27.1]}, {"line": {"color": "rgb(210,210,210)", "width": 1}, "marker": {"color": "black", "opacity": 0, "size": 0}, "name": "Timor-Leste", "type": "scatter", "x": [51.6, 74], "y": [33.1, 33.1]}, {"line": {"color": "rgb(210,210,210)", "width": 1}, "marker": {"color": "black", "opacity": 0, "size": 0}, "name": "Togo", "type": "scatter", "x": [17.6, 28.7], "y": [10.8, 10.8]}, {"line": {"color": "rgb(210,210,210)", "width": 1}, "marker": {"color": "black", "opacity": 0, "size": 0}, "name": "Turkey", "type": "scatter", "x": [null, 13.3], "y": [null, null]}, {"line": {"color": "rgb(210,210,210)", "width": 1}, "marker": {"color": "black", "opacity": 0, "size": 0}, "name": "Turkmenistan", "type": "scatter", "x": [null, 51.7], "y": [null, null]}, {"line": {"color": "rgb(210,210,210)", "width": 1}, "marker": {"color": "black", "opacity": 0, "size": 0}, "name": "Uganda", "type": "scatter", "x": [40.1, 49], "y": [22.5, 22.5]}, {"line": {"color": "rgb(210,210,210)", "width": 1}, "marker": {"color": "black", "opacity": 0, "size": 0}, "name": "Ukraine", "type": "scatter", "x": [11.1, 3.6], "y": [10, 10]}, {"line": {"color": "rgb(210,210,210)", "width": 1}, "marker": {"color": "black", "opacity": 0, "size": 0}, "name": "Yemen", "type": "scatter", "x": [null, 48.7], "y": [null, null]}, {"line": {"color": "rgb(210,210,210)", "width": 1}, "marker": {"color": "black", "opacity": 0, "size": 0}, "name": "Zambia", "type": "scatter", "x": [24.1, 45.1], "y": [21.1, 21.1]}, {"line": {"color": "rgb(210,210,210)", "width": 1}, "marker": {"color": "black", "opacity": 0, "size": 0}, "name": "Zimbabwe", "type": "scatter", "x": [32.3, 38.7], "y": [15.3, 15.3]}], "layout": {"autosize": true, "legend": {"title": {"text": "country"}}, "title": {"font": {"family": "Futura"}, "text": "Experience vs acceptability of violence", "x": 0.5}, "updatemenus": [{"active": 0, "buttons": [{"args": [{"visible": {"elided": "215 int values"}}], "label": "Women and Men", "method": "restyle"}, {"args": [{"visible": {"elided": "215 bool values"}}], "label": "Women only", "method": "restyle"}, {"args": [{"visible": {"elided": "215 bool values"}}], "label": "Men only", "method": "restyle"}], "direction": "right", "type": "buttons", "x": 0.01, "xanchor": "left", "y": 0.98, "yanchor": "top"}], "xaxis": {"range": [0, 85], "title": {"text": "Wife beating justified for at least one specific reason"}, "type": "linear"}, "yaxis": {"range": [0, 50], "title": {"text": "Physical violence committed by husband/partner in last 12 months"}, "type": "linear"}}}
